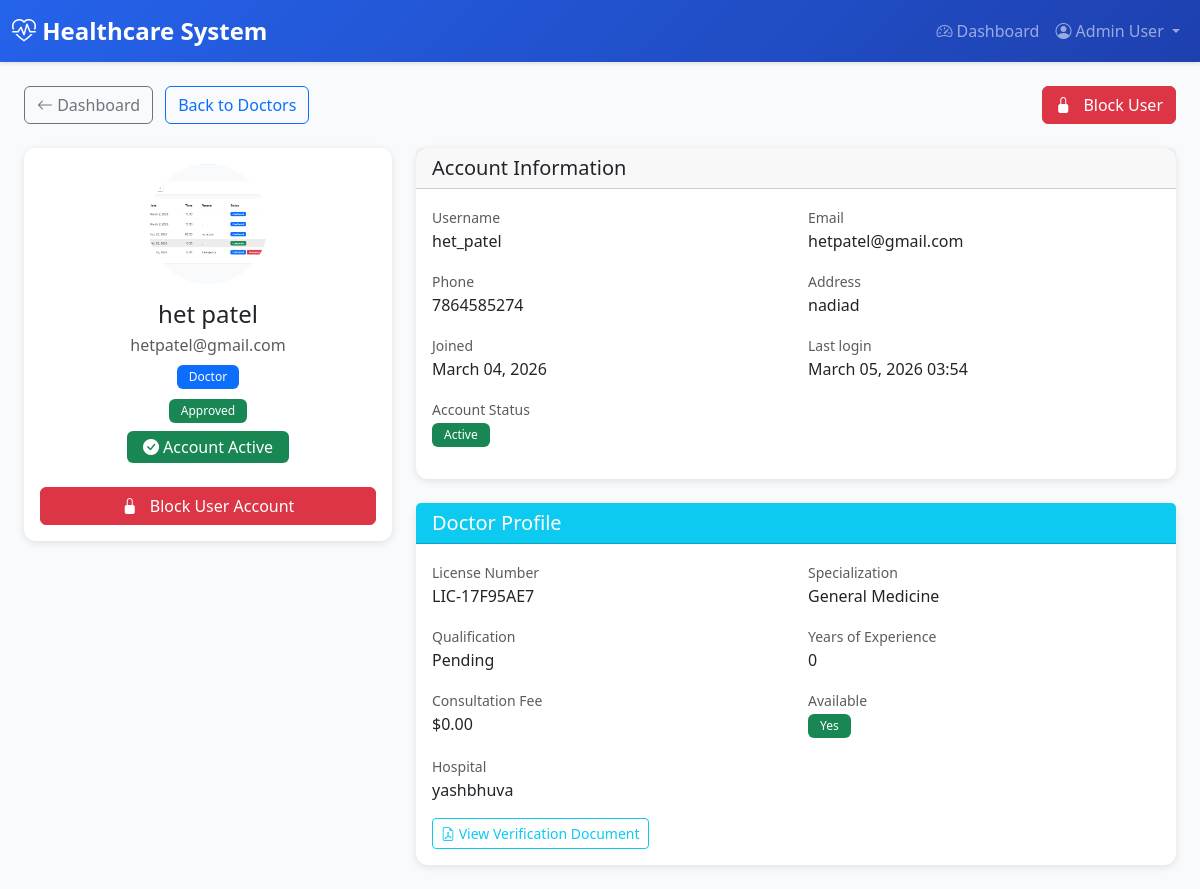
Page /accounts/admin/user/9/ (signed in) on the committed database.
### accounts/models.py (models this page shows, shortened)
class User(AbstractUser):
    email = models.EmailField(unique=True)
    ROLE_CHOICES = [
        ('ADMIN', 'Admin'),
        ('DOCTOR', 'Doctor'),
        ('PATIENT', 'Patient'),
        ('HOSPITAL', 'Hospital'),
        ('HOSPITAL_ADMIN', 'Hospital Admin'),
    ]
    role = models.CharField(max_length=20, choices=ROLE_CHOICES, default='PATIENT')
    is_approved = models.BooleanField(default=False)  # For Doctor and Hospital approval
    phone_number = models.CharField(max_length=15, blank=True)
    address = models.TextField(blank=True)
    profile_picture = models.ImageField(upload_to='user_profiles/', blank=True, null=True)
    created_at = models.DateTimeField(auto_now_add=True)
    updated_at = models.DateTimeField(auto_now=True)
    class Meta:
        db_table = 'users'
        verbose_name = 'User'
        verbose_name_plural = 'Users'
    def is_admin(self):
        return self.role == 'ADMIN'

### doctors/models.py (models this page shows, shortened)
class DoctorProfile(models.Model):
    SPECIALIZATION_CHOICES = [
        ('CARDIOLOGY', 'Cardiology'),
        ('DERMATOLOGY', 'Dermatology'),
        ('NEUROLOGY', 'Neurology'),
        ('ORTHOPEDICS', 'Orthopedics'),
        ('PEDIATRICS', 'Pediatrics'),
        ('PSYCHIATRY', 'Psychiatry'),
        ('SURGERY', 'Surgery'),
        ('GENERAL', 'General Medicine'),
        ('ONCOLOGY', 'Oncology'),
        ('GYNECOLOGY', 'Gynecology'),
    ]
    user = models.OneToOneField(
        settings.AUTH_USER_MODEL,
        on_delete=models.CASCADE,
        related_name='doctor_profile'
    )
    license_number = models.CharField(max_length=50, unique=True)
    specialization = models.CharField(max_length=50, choices=SPECIALIZATION_CHOICES, default='GENERAL')
    years_of_experience = models.PositiveIntegerField(default=0)
    qualification = models.CharField(max_length=200)
    bio = models.TextField(blank=True)
    consultation_fee = models.DecimalField(max_digits=10, decimal_places=2, default=0.00)
    profile_picture = models.ImageField(upload_to='doctor_profiles/', blank=True, null=True)
    verification_document = models.FileField(upload_to='doctor_verifications/', blank=True, null=True, help_text="Upload license or certification document for verification")
    hospital = models.ForeignKey(
        'hospitals.Hospital',
        on_delete=models.SET_NULL,
        null=True,
        blank=True,
        related_name='doctors'
    )
    is_available = models.BooleanField(default=True)
    available_from = models.TimeField(default=time(9, 0), help_text="Start of working hours")
    available_to = models.TimeField(default=time(17, 0), help_text="End of working hours")
    slot_duration_minutes = models.PositiveIntegerField(default=30)
    created_at = models.DateTimeField(auto_now_add=True)
    updated_at = models.DateTimeField(auto_now=True)
    class Meta:
        db_table = 'doctor_profiles'
        verbose_name = 'Doctor Profile'
        verbose_name_plural = 'Doctor Profiles'

### hospitals/models.py (models this page shows, shortened)
class Hospital(models.Model):
    user = models.OneToOneField(
        settings.AUTH_USER_MODEL,
        on_delete=models.CASCADE,
        related_name='hospital_profile'
    )
    name = models.CharField(max_length=200)
    registration_number = models.CharField(max_length=50, unique=True)
    address = models.TextField(blank=True)
    city = models.CharField(max_length=100, blank=True)
    state = models.CharField(max_length=100, blank=True)
    zip_code = models.CharField(max_length=10, blank=True)
    phone = models.CharField(max_length=15, blank=True)
    email = models.EmailField(blank=True)
    website = models.URLField(blank=True)
    description = models.TextField(blank=True)
    facilities = models.TextField(blank=True, help_text="Departments - comma separated")
    total_beds = models.PositiveIntegerField(default=0)
    available_beds = models.PositiveIntegerField(default=0)  # Kept for migration; use available_beds_count for dynamic
    logo = models.ImageField(upload_to='hospital_logos/', blank=True, null=True)
    verification_document = models.FileField(upload_to='hospital_verifications/', blank=True, null=True, help_text="Upload registration certificate or license for verification")
    created_at = models.DateTimeField(auto_now_add=True)
    updated_at = models.DateTimeField(auto_now=True)
    class Meta:
        db_table = 'hospitals'
        verbose_name = 'Hospital'
        verbose_name_plural = 'Hospitals'
        ordering = ['name']
    @property
    def available_beds_count(self):
        """Dynamically calculated: total_beds - occupied (do not edit; set total_beds only)"""
        return max(0, self.total_beds - self.occupied_beds_count)
    def get_available_beds_display(self):
        """For admin list_display (avoids property in admin)"""
        return self.available_beds_count
    get_available_beds_display.short_description = 'Available beds'

### accounts/views.py (the view)
# urls.py: path('admin/user/<int:pk>/', views.AdminUserProfileView.as_view(), name='admin_user_profile'),
class AdminUserProfileView(AdminRequiredMixin, DetailView):
    model = User
    template_name = 'accounts/admin_user_profile.html'
    context_object_name = 'profile_user'
    def get_queryset(self):
        return User.objects.select_related('doctor_profile', 'patient_profile', 'hospital_profile').all()

### templates/accounts/admin_user_profile.html (shortened to what this page needs)
{% extends 'base.html' %}
{% block content %}
<div class="container-fluid">
    <div class="d-flex justify-content-between align-items-center mb-4">
        <div>
            <a href="{% url 'accounts:admin_dashboard' %}" class="btn btn-outline-secondary me-2"><i class="bi bi-arrow-left"></i> Dashboard</a>
            {% if profile_user.role == 'PATIENT' %}
            <a href="{% url 'accounts:admin_patient_list' %}" class="btn btn-outline-primary">Back to Patients</a>
            {% elif profile_user.role == 'DOCTOR' %}
            <a href="{% url 'accounts:admin_doctor_list' %}" class="btn btn-outline-primary">Back to Doctors</a>
            {% elif profile_user.role == 'HOSPITAL' %}
            <a href="{% url 'accounts:admin_hospital_list' %}" class="btn btn-outline-primary">Back to Hospitals</a>
            {% else %}
            <a href="{% url 'accounts:admin_user_list' %}" class="btn btn-outline-primary">Back to Users</a>
            {% endif %}
        </div>
        {% if not profile_user.is_admin %}
        <div>
            {% if profile_user.is_active %}
            <form method="post" action="{% url 'accounts:block_user' profile_user.pk %}" onsubmit="return confirm('Are you sure you want to block this user? They will not be able to login.');" class="d-inline m-0">
                <button type="submit" class="btn btn-danger">
                    <i class="bi bi-lock-fill me-2"></i> Block User
                </button>
            </form>
            {% endif %}
        </div>
        {% endif %}
    </div>
    <div class="row">
        <div class="col-md-4 mb-4">
            <div class="card">
                <div class="card-body text-center">
                    {% if profile_user.profile_picture %}
                    <img src="{{ profile_user.profile_picture.url }}" alt="Profile" class="rounded-circle mb-3" style="width: 120px; height: 120px; object-fit: cover;">
                    {% else %}
                    <i class="bi bi-person-circle text-muted" style="font-size: 6rem;"></i>
                    {% endif %}
                    <h4 class="mb-1">{{ profile_user.get_full_name|default:profile_user.username }}</h4>
                    <p class="text-muted mb-0">{{ profile_user.email }}</p>
                    <span class="badge bg-primary mt-2">{{ profile_user.get_role_display }}</span>
                    {% if profile_user.role in 'DOCTOR,HOSPITAL' %}
                    <div class="mt-2">
                        {% if profile_user.is_approved %}
                        <span class="badge bg-success">Approved</span>
                        {% else %}
                        <span class="badge bg-warning text-dark">Pending Approval</span>
                        {% endif %}
                    </div>
                    {% endif %}
                    <div class="mt-2">
                        {% if profile_user.is_active %}
                        <span class="badge bg-success fs-6 px-3 py-2">
                            <i class="bi bi-check-circle-fill"></i> Account Active
                        </span>
                        {% else %}
                        <span class="badge bg-danger fs-6 px-3 py-2">
                            <i class="bi bi-x-circle-fill"></i> Account Blocked
                        </span>
                        {% endif %}
                    </div>
                    {% if not profile_user.is_admin %}
                    <div class="mt-4">
                        {% if profile_user.is_active %}
                        <form method="post" action="{% url 'accounts:block_user' profile_user.pk %}" onsubmit="return confirm('Are you sure you want to block this user? They will not be able to login.');" class="m-0">
                            <button type="submit" class="btn btn-danger w-100">
                                <i class="bi bi-lock-fill me-2"></i> Block User Account
                            </button>
                        </form>
                        {% endif %}
                    </div>
                    {% else %}
                    <div class="mt-3">
                        <span class="text-muted small">
                            <i class="bi bi-shield-check"></i> Admin accounts cannot be blocked
                        </span>
                    </div>
                    {% endif %}
                </div>
            </div>
        </div>
        <div class="col-md-8">
            <div class="card mb-4">
                <div class="card-header"><h5 class="mb-0">Account Information</h5></div>
                <div class="card-body">
                    <div class="row">
                        <div class="col-md-6 mb-3">
                            <label class="text-muted small">Username</label>
                            <p class="mb-0">{{ profile_user.username }}</p>
                        </div>
                        <div class="col-md-6 mb-3">
                            <label class="text-muted small">Email</label>
                            <p class="mb-0">{{ profile_user.email }}</p>
                        </div>
                        <div class="col-md-6 mb-3">
                            <label class="text-muted small">Phone</label>
                            <p class="mb-0">{{ profile_user.phone_number|default:"—" }}</p>
                        </div>
                        <div class="col-md-6 mb-3">
                            <label class="text-muted small">Address</label>
                            <p class="mb-0">{{ profile_user.address|default:"—" }}</p>
                        </div>
                        <div class="col-md-6 mb-3">
                            <label class="text-muted small">Joined</label>
                            <p class="mb-0">{{ profile_user.created_at|date:"F d, Y" }}</p>
                        </div>
                        <div class="col-md-6 mb-3">
                            <label class="text-muted small">Last login</label>
                            <p class="mb-0">{{ profile_user.last_login|date:"F d, Y H:i"|default:"Never" }}</p>
                        </div>
                        <div class="col-md-6 mb-3">
                            <label class="text-muted small">Account Status</label>
                            <p class="mb-0">
                                {% if profile_user.is_active %}
                                <span class="badge bg-success">Active</span>
                                {% else %}
                                <span class="badge bg-danger">Blocked</span>
                                {% endif %}
                            </p>
                        </div>
                    </div>
                </div>
            </div>
            {% if profile_user.role == 'DOCTOR' and profile_user.doctor_profile %}
            <div class="card mb-4">
                <div class="card-header bg-info text-white"><h5 class="mb-0">Doctor Profile</h5></div>
                <div class="card-body">
                    {% with dp=profile_user.doctor_profile %}
                    <div class="row">
                        <div class="col-md-6 mb-3">
                            <label class="text-muted small">License Number</label>
                            <p class="mb-0">{{ dp.license_number }}</p>
                        </div>
                        <div class="col-md-6 mb-3">
                            <label class="text-muted small">Specialization</label>
                            <p class="mb-0">{{ dp.get_specialization_display }}</p>
                        </div>
                        <div class="col-md-6 mb-3">
                            <label class="text-muted small">Qualification</label>
                            <p class="mb-0">{{ dp.qualification }}</p>
                        </div>
                        <div class="col-md-6 mb-3">
                            <label class="text-muted small">Years of Experience</label>
                            <p class="mb-0">{{ dp.years_of_experience }}</p>
                        </div>
                        <div class="col-md-6 mb-3">
                            <label class="text-muted small">Consultation Fee</label>
                            <p class="mb-0">${{ dp.consultation_fee }}</p>
                        </div>
                        <div class="col-md-6 mb-3">
                            <label class="text-muted small">Available</label>
                            <p class="mb-0">{% if dp.is_available %}<span class="badge bg-success">Yes</span>{% else %}<span class="badge bg-secondary">No</span>{% endif %}</p>
                        </div>
                        {% if dp.hospital %}
                        <div class="col-12 mb-3">
                            <label class="text-muted small">Hospital</label>
                            <p class="mb-0">{{ dp.hospital.name }}</p>
                        </div>
                        {% endif %}
                        {% if dp.verification_document %}
                        <div class="col-12">
                            <a href="{{ dp.verification_document.url }}" target="_blank" class="btn btn-sm btn-outline-info"><i class="bi bi-file-earmark-pdf"></i> View Verification Document</a>
                        </div>
                        {% endif %}
                    </div>
                    {% endwith %}
                </div>
            </div>
            {% endif %}
        </div>
    </div>
</div>
{% endblock %}

### templates/base.html (shortened to what this page needs)
<!DOCTYPE html>
<html lang="en">
<head>
    <link href="https://cdn.jsdelivr.net/npm/bootstrap@5.3.0/dist/css/bootstrap.min.css" rel="stylesheet">
    <link rel="stylesheet" href="https://cdn.jsdelivr.net/npm/bootstrap-icons@1.11.0/font/bootstrap-icons.css">
</head>
<body>
    {% if user.is_authenticated %}
    <nav class="navbar navbar-expand-lg navbar-dark">
        <div class="container-fluid">
            <a class="navbar-brand" href="{% url 'accounts:dashboard_redirect' %}">
                <i class="bi bi-heart-pulse"></i> Healthcare System
            </a>
            <div class="collapse navbar-collapse" id="navbarNav">
                <ul class="navbar-nav ms-auto">
                    <li class="nav-item">
                        <a class="nav-link" href="{% url 'accounts:dashboard_redirect' %}">
                            <i class="bi bi-speedometer2"></i> Dashboard
                        </a>
                    </li>
                    <li class="nav-item dropdown">
                        <a class="nav-link dropdown-toggle" href="#" id="navbarDropdown" role="button" data-bs-toggle="dropdown">
                            {% if profile_picture_url %}
                            <img src="{{ profile_picture_url }}" alt="Profile" class="rounded-circle me-1" style="width: 24px; height: 24px; object-fit: cover;">
                            {% else %}
                            <i class="bi bi-person-circle"></i>
                            {% endif %}
                            {{ user.get_full_name|default:user.username }}
                        </a>
                    </li>
                </ul>
            </div>
        </div>
    </nav>
    {% endif %}
    <div class="container-fluid mt-4">
        {% block content %}{% endblock %}
    </div>
</body>
</html>

### rows in the picture
User: get_full_name "Admin User"
User: profile_picture (picture), get_full_name "het patel", email "hetpatel@gmail.com", role "Doctor", username "het_patel", phone_number "7864585274", address "nadiad", created_at "March 04, 2026", last_login "March 05, 2026 03:54"
DoctorProfile: license_number "LIC-17F95AE7", specialization "General Medicine", qualification "Pending", years_of_experience "0", consultation_fee "0.00", hospital.name "yashbhuva"
